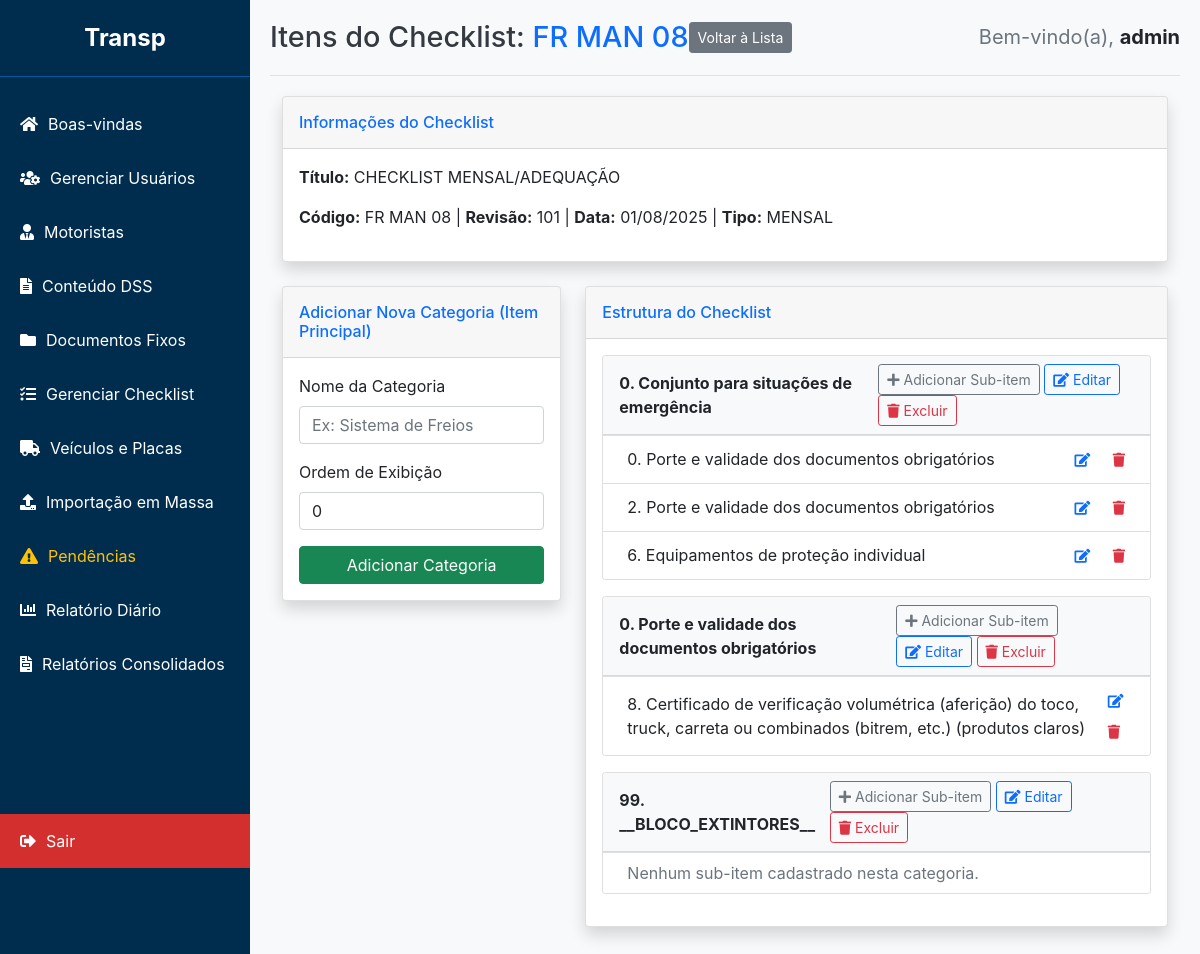
The page /admin/checklist/2 (signed in) on the database its author committed.
### app/models.py (models this page shows)
class Checklist(db.Model):
    id = db.Column(db.Integer, primary_key=True)
    titulo = db.Column(db.String(200), nullable=False)
    unidade = db.Column(db.String(100), nullable=True)
    tipo = db.Column(db.String(50), nullable=False)
    codigo = db.Column(db.String(50), nullable=False)
    revisao = db.Column(db.String(20), nullable=False)
    data = db.Column(db.Date, nullable=False)
    ativo = db.Column(db.Boolean, default=True, nullable=False)
    itens = db.relationship('ChecklistItem', backref='checklist', lazy='dynamic', cascade="all, delete-orphan")
    preenchimentos = db.relationship('ChecklistPreenchido', backref='checklist', lazy=True, cascade="all, delete-orphan")

class ChecklistItem(db.Model):
    id = db.Column(db.Integer, primary_key=True)
    checklist_id = db.Column(db.Integer, db.ForeignKey('checklist.id'), nullable=False)
    texto = db.Column(db.String(500), nullable=False)
    ordem = db.Column(db.Integer, default=0)
    parent_id = db.Column(db.Integer, db.ForeignKey('checklist_item.id'), nullable=True)
    sub_itens = db.relationship('ChecklistItem', backref=db.backref('parent', remote_side=[id]), lazy='dynamic', cascade="all, delete-orphan")

### app/routes.py (the view, shortened to what this page needs)
@admin_bp.route('/checklist/<int:checklist_id>', methods=['GET', 'POST'])
@login_required()
def checklist_detalhe(checklist_id):
    checklist = Checklist.query.get_or_404(checklist_id)
    user_role = session.get('role')
    user_unidade = session.get('unidade')
    if user_role != 'admin' and checklist.unidade != user_unidade:
        flash('Você não tem permissão para acessar este checklist.', 'danger')
        return redirect(url_for('admin.checklists'))
    itens_principais = checklist.itens.filter_by(parent_id=None).order_by(ChecklistItem.ordem).all()
    return render_template(
        'checklist_detail.html',
        checklist=checklist,
        itens_principais=itens_principais,
        ChecklistItem=ChecklistItem
    )

### app/routes.py (called while the page is built)
def login_required(required_role=["admin", "master", "comum"]):
    def decorator(f):
        @wraps(f)
        def decorated_function(*args, **kwargs):
            if 'user_id' not in session:
                flash('Por favor, faça login para acessar esta página.', 'warning')
                return redirect(url_for('admin.login'))
            user_role = session.get('role')
            if user_role not in required_role:
                flash('Você não tem permissão para acessar esta página.', 'danger')
                return redirect(url_for('admin.dashboard'))
            return f(*args, **kwargs)
        return decorated_function
    return decorator

### app/templates/checklist_detail.html (shortened to what this page needs)
{% extends "base_adm.html" %}
{% block header %}
<div class="d-flex justify-content-between align-items-center">
    <span>Itens do Checklist: <span class="text-primary">{{ checklist.codigo }}</span></span>
    <a href="{{ url_for('admin.checklists') }}" class="btn btn-secondary btn-sm">Voltar à Lista</a>
</div>
{% endblock %}
{% block content %}
<div class="container-fluid">
    <div class="card shadow mb-4">
        <div class="card-header py-3">
            <h6 class="m-0 font-weight-bold text-primary">Informações do Checklist</h6>
        </div>
        <div class="card-body">
            <p><strong>Título:</strong> {{ checklist.titulo }}</p>
            <p><strong>Código:</strong> {{ checklist.codigo }} | <strong>Revisão:</strong> {{ checklist.revisao }} | <strong>Data:</strong> {{ checklist.data.strftime('%d/%m/%Y') }} | <strong>Tipo:</strong> {{ checklist.tipo }}</p>
        </div>
    </div>
    <div class="row">
        <div class="col-lg-4">
            <div class="card shadow mb-4">
                <div class="card-header py-3">
                    <h6 class="m-0 font-weight-bold text-primary">Adicionar Nova Categoria (Item Principal)</h6>
                </div>
                <div class="card-body">
                    <form action="{{ url_for('admin.checklist_detalhe', checklist_id=checklist.id) }}" method="POST">
                        <div class="mb-3">
                            <label for="texto_item_principal" class="form-label">Nome da Categoria</label>
                            <input type="text" class="form-control" id="texto_item_principal" name="texto" placeholder="Ex: Sistema de Freios" required>
                        </div>
                        <div class="mb-3">
                            <label for="ordem_item_principal" class="form-label">Ordem de Exibição</label>
                            <input type="number" class="form-control" id="ordem_item_principal" name="ordem" value="0">
                        </div>
                        <button type="submit" class="btn btn-success w-100">Adicionar Categoria</button>
                    </form>
                </div>
            </div>
        </div>
        <div class="col-lg-8">
            <div class="card shadow mb-4">
                <div class="card-header py-3">
                    <h6 class="m-0 font-weight-bold text-primary">Estrutura do Checklist</h6>
                </div>
                <div class="card-body">
                    {% if not itens_principais %}
                        <p class="text-center">Nenhuma categoria adicionada. Comece adicionando uma ao lado.</p>
                    {% else %}
                        {% for item_principal in itens_principais %}
                            <div class="card mb-3">
                                <div class="card-header bg-light d-flex justify-content-between align-items-center">
                                    <strong class="text-dark">{{ item_principal.ordem }}. {{ item_principal.texto }}</strong>
                                    <div>
                                        <button class="btn btn-outline-secondary btn-sm" data-bs-toggle="collapse" data-bs-target="#collapse-{{ item_principal.id }}">
                                            <i class="fas fa-plus"></i> Adicionar Sub-item
                                        </button>
                                        <button class="btn btn-outline-primary btn-sm" onclick="abrirModalEdicao({{ item_principal.id }}, '{{ item_principal.texto }}', {{ item_principal.ordem }})">
                                            <i class="fas fa-edit"></i> Editar
                                        </button>
                                        <form action="{{ url_for('admin.excluir_item', item_id=item_principal.id) }}" method="POST" class="d-inline" onsubmit="return confirm('Deseja excluir esta categoria e todos os seus sub-itens?');">
                                            <button type="submit" class="btn btn-outline-danger btn-sm">
                                                <i class="fas fa-trash"></i> Excluir
                                            </button>
                                        </form>
                                    </div>
                                </div>
                                <ul class="list-group list-group-flush">
                                    {% if item_principal.sub_itens.all() %}
                                        {% for sub_item in item_principal.sub_itens|sort(attribute='ordem') %}
                                            <li class="list-group-item d-flex justify-content-between align-items-center ps-4">
                                                <span>{{ sub_item.ordem }}. {{ sub_item.texto }}</span>
                                                <div>
                                                    <button class="btn btn-link btn-sm" onclick="abrirModalEdicao({{ sub_item.id }}, '{{ sub_item.texto }}', {{ sub_item.ordem }})">
                                                        <i class="fas fa-edit"></i>
                                                    </button>
                                                    <form action="{{ url_for('admin.excluir_item', item_id=sub_item.id) }}" method="POST" class="d-inline" onsubmit="return confirm('Deseja excluir este sub-item?');">
                                                        <button type="submit" class="btn btn-link btn-sm text-danger">
                                                            <i class="fas fa-trash"></i>
                                                        </button>
                                                    </form>
                                                </div>
                                            </li>
                                        {% endfor %}
                                    {% else %}
                                        <li class="list-group-item text-muted ps-4">Nenhum sub-item cadastrado nesta categoria.</li>
                                    {% endif %}
                                </ul>
                            </div>
                        {% endfor %}
                    {% endif %}
                </div>
            </div>
        </div>
    </div>
</div>
{% endblock %}

### app/templates/base_adm.html (style rules this page uses)
:root { --sidebar-width: 250px; --header-height: 60px; --primary-blue: #002D4E; --light-blue: #005A9C; --logout-red: #d32f2f; --logout-red-hover: #c62828; --flash-success: #d4edda; --flash-success-text: #155724; --flash-error: #f8d7da; --flash-error-text: #721c24; --flash-info: #cce5ff; --flash-info-text: #004085; }
body { font-family: -apple-system, BlinkMacSystemFont, "Segoe UI", Roboto, "Helvetica Neue", Arial, sans-serif; margin: 0; background-color: #f8f9fa; }

### rows shown on the page
Checklist: codigo "FR MAN 08", titulo "CHECKLIST MENSAL/ADEQUAÇÃO", revisao "101", data "01/08/2025", tipo "MENSAL"
ChecklistItem: ordem "0", texto "Conjunto para situações de emergência"
ChecklistItem: ordem "0", texto "Porte e validade dos documentos obrigatórios"
ChecklistItem: ordem "2", texto "Porte e validade dos documentos obrigatórios"
ChecklistItem: ordem "6", texto "Equipamentos de proteção individual"
ChecklistItem: ordem "0", texto "Porte e validade dos documentos obrigatórios"
ChecklistItem: ordem "8", texto "Certificado de verificação volumétrica (aferição) do toco, truck, carreta ou combinados (bitrem, etc.) (produtos claros)"
ChecklistItem: ordem "99", texto "__BLOCO_EXTINTORES__", shows "Nenhum sub-item cadastrado nesta categoria."

### other values the page prints
{{ session.admin_user }} "admin"
